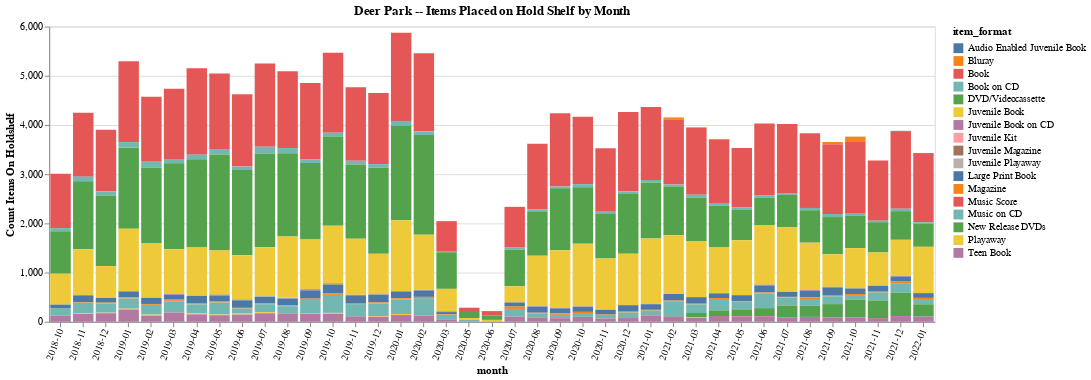

The code cell stored with this chart in its notebook:
### Code cell
chart = alt.Chart(df).mark_bar().encode(
    # x='end_date:T',
    x=alt.X(
        'on_holdshelf_month:O',
        axis=alt.Axis(title='month', labelAngle=-70),
        # sort='-y'
    ),
    y=alt.Y(
        'count_holds_for_pickup:Q',
        title = 'Count Items On Holdshelf',
        # scale = alt.Scale(domain=[0,100]),
    ),
    color='item_format',
    tooltip=['on_holdshelf_month', 'pickup_location_code', 'branch_name', 'item_format', 'count_holds_for_pickup']
).properties(
    title="{} -- Items Placed on Hold Shelf by Month".format(branch_name),
    width=900,
)

chart.display()

# we can save this file to an html file: name + date if that's what we want
chart.save(
    'output-{}.html'.format(
        pd.Timestamp('now').strftime('%Y-%m-%d')
    )
)

### Figure 1 — Vega-Lite specification as saved in the notebook (floating-point values rounded to 4 significant figures; data arrays with more than 128 entries replaced by an {"elided": "..."} marker saying what was removed)
{"config": {"view": {"continuousWidth": 400, "continuousHeight": 300}}, "data": {"name": "data-915ced00228b8defb2170f3221dd9f2b"}, "mark": "bar", "encoding": {"color": {"field": "item_format", "type": "nominal"}, "tooltip": [{"field": "on_holdshelf_month", "type": "nominal"}, {"field": "pickup_location_code", "type": "nominal"}, {"field": "branch_name", "type": "nominal"}, {"field": "item_format", "type": "nominal"}, {"field": "count_holds_for_pickup", "type": "quantitative"}], "x": {"axis": {"labelAngle": -70, "title": "month"}, "field": "on_holdshelf_month", "type": "ordinal"}, "y": {"field": "count_holds_for_pickup", "title": "Count Items On Holdshelf", "type": "quantitative"}}, "title": "Deer Park -- Items Placed on Hold Shelf by Month", "width": 900, "$schema": "https://vega.github.io/schema/vega-lite/v4.17.0.json", "datasets": {"data-915ced00228b8defb2170f3221dd9f2b": {"elided": "358 records"}}}
